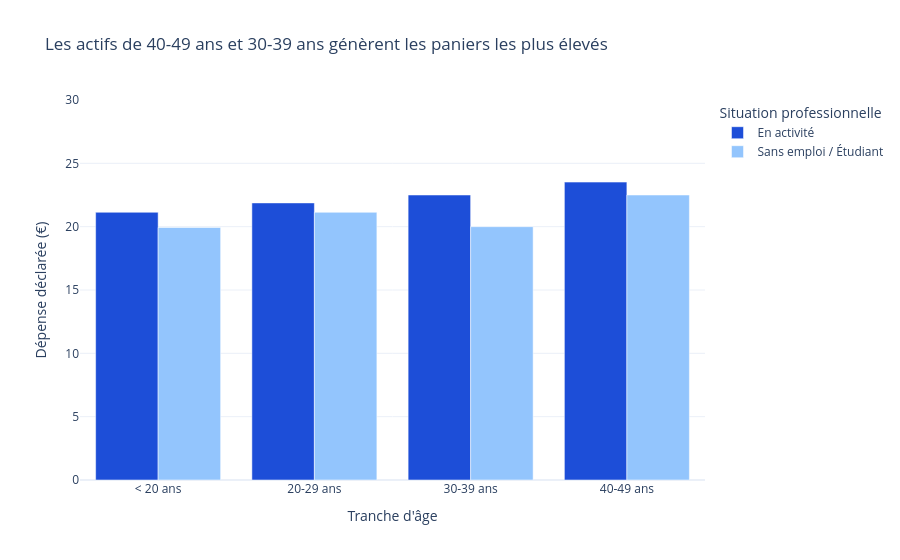

Write notebook code for a chart like this one.
### Code cell
# Analyse 5 : graphique (titre-message, axes nommés avec unités)

fig = px.bar(
    age_work,
    x="tranche_age",
    y="depense_moyenne",
    color="statut_pro",
    barmode="group",
    title="Les actifs de 40-49 ans et 30-39 ans génèrent les paniers les plus élevés",
    labels={
        "tranche_age": "Tranche d'âge",
        "depense_moyenne": "Dépense moyenne déclarée (€)",
        "statut_pro": "Statut professionnel",
        "effectif": "Nombre de répondants",
    },
    hover_data={"depense_moyenne": ":.2f", "effectif": True},
    color_discrete_sequence=["#1d4ed8", "#93c5fd"],
    category_orders={"tranche_age": ["< 20 ans", "20-29 ans", "30-39 ans", "40-49 ans"]},
)

fig.update_layout(
    template="plotly_white",
    yaxis=dict(title="Dépense déclarée (€)", range=[0, 30]),
    legend_title_text="Situation professionnelle",
)
fig.show()

### Figure 1 — Plotly figure (JSON) as saved in the notebook; plotly's stock layout.template omitted (floating-point values rounded to 4 significant figures)
{"data": [{"alignmentgroup": "True", "customdata": [[88], [50], [27], [22]], "hovertemplate": "Statut professionnel=En activité<br>Tranche d'âge=%{x}<br>Dépense moyenne déclarée (€)=%{y:.2f}<br>Nombre de répondants=%{customdata[0]}<extra></extra>", "legendgroup": "En activité", "marker": {"color": "#1d4ed8", "pattern": {"shape": ""}}, "name": "En activité", "offsetgroup": "En activité", "orientation": "v", "showlegend": true, "textposition": "auto", "type": "bar", "x": ["20-29 ans", "30-39 ans", "40-49 ans", "< 20 ans"], "xaxis": "x", "y": [21.88, 22.5, 23.52, 21.14], "yaxis": "y"}, {"alignmentgroup": "True", "customdata": [[97], [11], [6], [79]], "hovertemplate": "Statut professionnel=Sans emploi / Étudiant<br>Tranche d'âge=%{x}<br>Dépense moyenne déclarée (€)=%{y:.2f}<br>Nombre de répondants=%{customdata[0]}<extra></extra>", "legendgroup": "Sans emploi / Étudiant", "marker": {"color": "#93c5fd", "pattern": {"shape": ""}}, "name": "Sans emploi / Étudiant", "offsetgroup": "Sans emploi / Étudiant", "orientation": "v", "showlegend": true, "textposition": "auto", "type": "bar", "x": ["20-29 ans", "30-39 ans", "40-49 ans", "< 20 ans"], "xaxis": "x", "y": [21.13, 20.0, 22.5, 19.94], "yaxis": "y"}], "layout": {"barmode": "group", "legend": {"title": {"text": "Situation professionnelle"}, "tracegroupgap": 0}, "title": {"text": "Les actifs de 40-49 ans et 30-39 ans génèrent les paniers les plus élevés"}, "xaxis": {"anchor": "y", "categoryarray": ["< 20 ans", "20-29 ans", "30-39 ans", "40-49 ans"], "categoryorder": "array", "domain": [0.0, 1.0], "title": {"text": "Tranche d'âge"}}, "yaxis": {"anchor": "x", "domain": [0.0, 1.0], "range": [0, 30], "title": {"text": "Dépense déclarée (€)"}}}}
